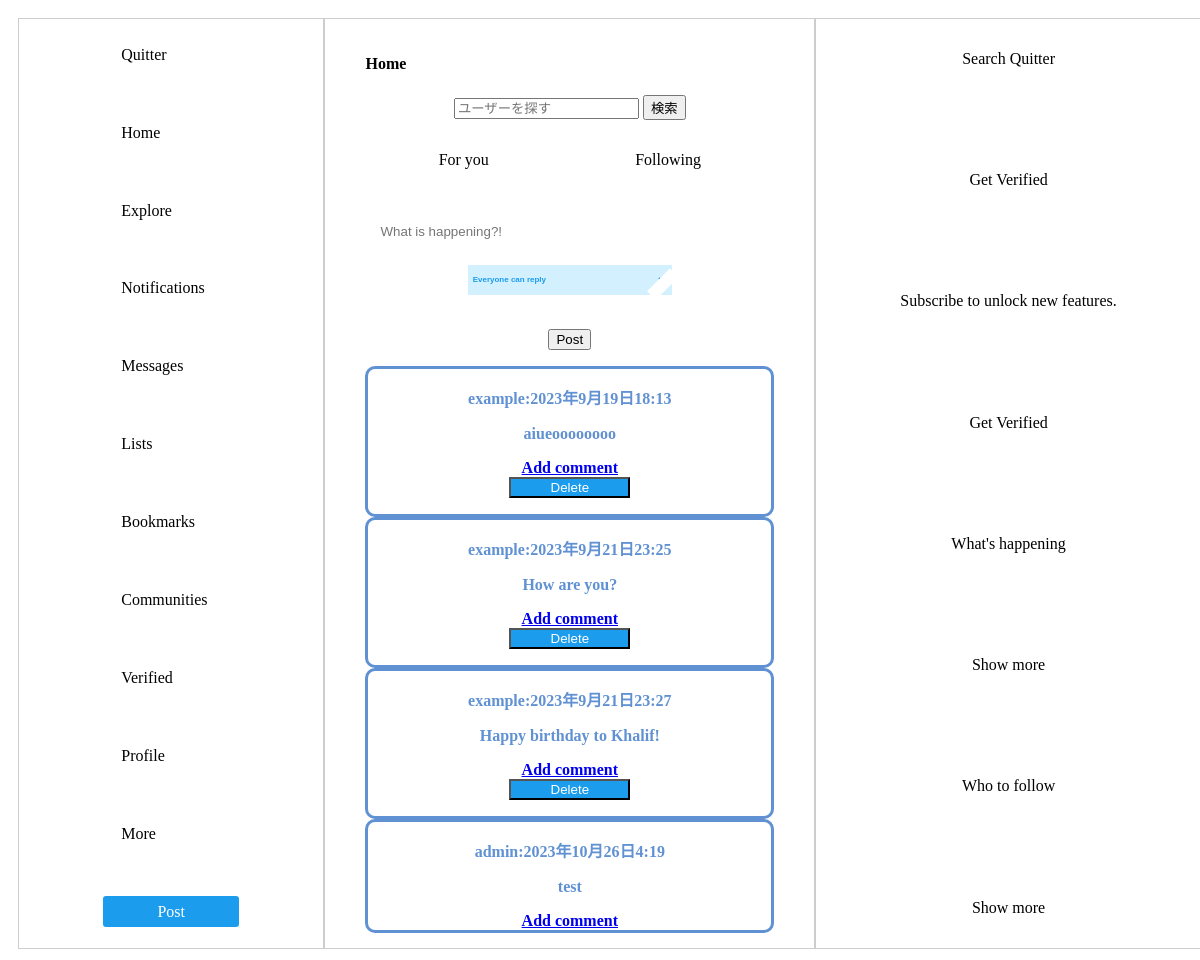
Page /home/ (signed in) on the committed database.
### accounts/models.py (models this page shows)
class Text(models.Model):
    text=models.TextField()
    created_at = models.DateTimeField(auto_now_add=True)
    created_by = models.ForeignKey(settings.AUTH_USER_MODEL, on_delete=models.CASCADE,null=True, blank=True)
    reply_to = models.IntegerField(null=True)
    total_replys = models.IntegerField(default=0)
    total_like=models.IntegerField(default=0)

### accounts/views.py (the view)
# urls.py: path('home/',home,name='home'),
def home(request):
    toukou = Text.objects.all
    if request.method =='POST':
        text = request.POST.get('text',None)
        created_by = request.user
        m = Text(text= text,created_by=created_by)#ここでつくった変数をTextというデータベースモデルに保存
        m.save()
    return render(request,'home.html',{'Text':toukou})

### templates/home.html (shortened to what this page needs)
{% load static %}
<head>
    <link rel="stylesheet" href="{% static './css/homepage.css' %}">
</head>
<body class="lan">
    <div id="flexbox">
        <div class="box-item1">
            <a href="#" class="btn-flat-border left-aligned">Quitter</a>
            <p class="btn-flat-border">Home</p>
            <a href="#" class="btn-flat-border">Explore</a>
            <a href="#" class="btn-flat-border">Notifications</a>
            <a href="#" class="btn-flat-border">Messages</a>
            <a href="#" class="btn-flat-border">Lists</a>
            <a href="#" class="btn-flat-border">Bookmarks</a>
            <a href="#" class="btn-flat-border">Communities</a>
            <a href="#" class="btn-flat-border">Verified</a>
            <a href="{% url 'profile' %}" class="btn-flat-border">Profile</a>
            <a href="#" class="btn-flat-border">More</a>
            <a href="#" class="btn-flat-border1">Post</a>
        </div>
        <div class="box-item2">
        <h4>Home</h4>
        <form method="GET" action="{% url 'searchprofile' %}">
            <input type="text" name="query" placeholder="ユーザーを探す">
            <button type="submit">検索</button>
        </form>
        <div id="flexboxmain">
            <div class="boxitemmain1">For you</div>
            <div class="boxitemmain2">Following</div>
        </div>
        <form method="post" action="{% url 'home' %}">
            <input required type="text" name="text" id="textbox" placeholder="What is happening?!">
            <div class="selectbox">
                <select>
                    <option>Everyone can reply</option>
                </select>
            </div>
            <br>
            <button type="submit">Post</button>
        </form>
        {% for text in Text %}
        {% if text.reply_to == None %}
        <div class="postbox">
            <p>{{ text.created_by }}:{{text.created_at}}</p>
            <p>{{ text.text }}</p>
            <a class="addcomment" href="{% url 'reply' text.id %}">Add comment</a>
            {% if text.created_by == request.user %}
            <form method="post" action="{% url 'Delete' text.id %}">
                <button class="delete" type="submit" >Delete</button>
            </form>
            {% endif %}
        </div>
        {% endif %}
        {% endfor %}
        </div>
        <div class="box-item3">
        <p>Search Quitter</p>
        <p>Get Verified</p>
        <p>Subscribe to unlock new features.</p>
        <p>Get Verified</p>
        <p>What's happening</p>
        <p>Show more</p>
        <p>Who to follow</p>
        <p>Show more</p>
        </div>
    </div>
</body>
</html>

### static/css/homepage.css (style rules this page uses)
#flexbox { display:flex; background:white; width: 100%; height:auto; padding:10px; }
#flexboxmain { display: flex; }
.box-item1 { flex-grow: 1; background:white; text-align: center; padding:15px 40px; border:1px solid rgb(206, 205, 205); display: flex; flex-direction: column; justify-content: space-between; }
.box-item2 { flex-grow: 2; background:white; text-align: center; padding:15px 40px; border:1px solid rgb(206, 205, 205); display: flex; flex-direction: column; justify-content: space-between; }
.box-item3 { flex-grow: 1; background:white; text-align: center; padding:15px 40px; border:1px solid rgb(206, 205, 205); display: flex; flex-direction: column; justify-content: space-between; }
.boxitemmain1 { flex-grow: 1; padding: 15px; margin-bottom: 30px; }
.boxitemmain2 { flex-grow: 1; padding: 15px; margin-bottom: 30px; }
.btn-flat-border, .btn-flat-border1 { text-align: left; display: block; margin: 5px auto; padding: 0.3em 1em; text-decoration: none; transition: .4s; border-radius: 3px; width: 100px; text-align: center; padding: 0.3em 1em; }
.btn-flat-border { padding: 0.3em 1em; text-decoration: none; color: black; border: solid 2px white; border-radius: 3px; text-align: left; transition: .4s; display: block; margin: 5px auto; }
.btn-flat-border1 { display: inline-block; padding: 0.3em 1em; text-decoration: none; color: white; border: solid 2px rgb(27, 156, 236); border-radius: 3px; transition: .4s; background-color: rgb(27, 156, 236); display: block; margin: 5px auto; }
.left-aligned { text-align: left; }
#textbox { padding: 10px 15px; width: 100%; border: none; }
h4 { text-align: left; }
.selectbox { width: 50%; margin:1em auto; position:relative; }
select { width:100%; box-sizing:border-box; border:rgb(211, 240, 255) 1px solid; border-radius:0; background:#fff; background-color: rgb(211, 240, 255); color: rgb(27, 156, 236); height: 30px; font-size: 8px; font-weight: bold; }
.selectbox::after { content:""; display:block; width:10px; height:30px; position:absolute; right:5%; top:35%; border-bottom:white 2px solid; border-right:white 2px solid; transform:rotate(45deg)translateY(-30%); background-color: white; border: white 1px solid; font-size: 8px; font-weight: bold; }
.delete { width: 30%; color: white; background-color: rgb(27, 156, 236); }
.postbox { font-weight: bold; color: #6091d3; background: #FFF; border: solid 3px #6091d3; border-radius: 10px; }

### rows in the picture
Text: created_by "example", created_at "2023年9月19日18:13", text "aiueoooooooo", shows "Delete"
Text: created_by "example", created_at "2023年9月21日23:25", text "How are you?", shows "Delete"
Text: created_by "example", created_at "2023年9月21日23:27", text "Happy birthday to Khalif!", shows "Delete"
Text: created_by "admin", created_at "2023年10月26日4:19", text "test"
